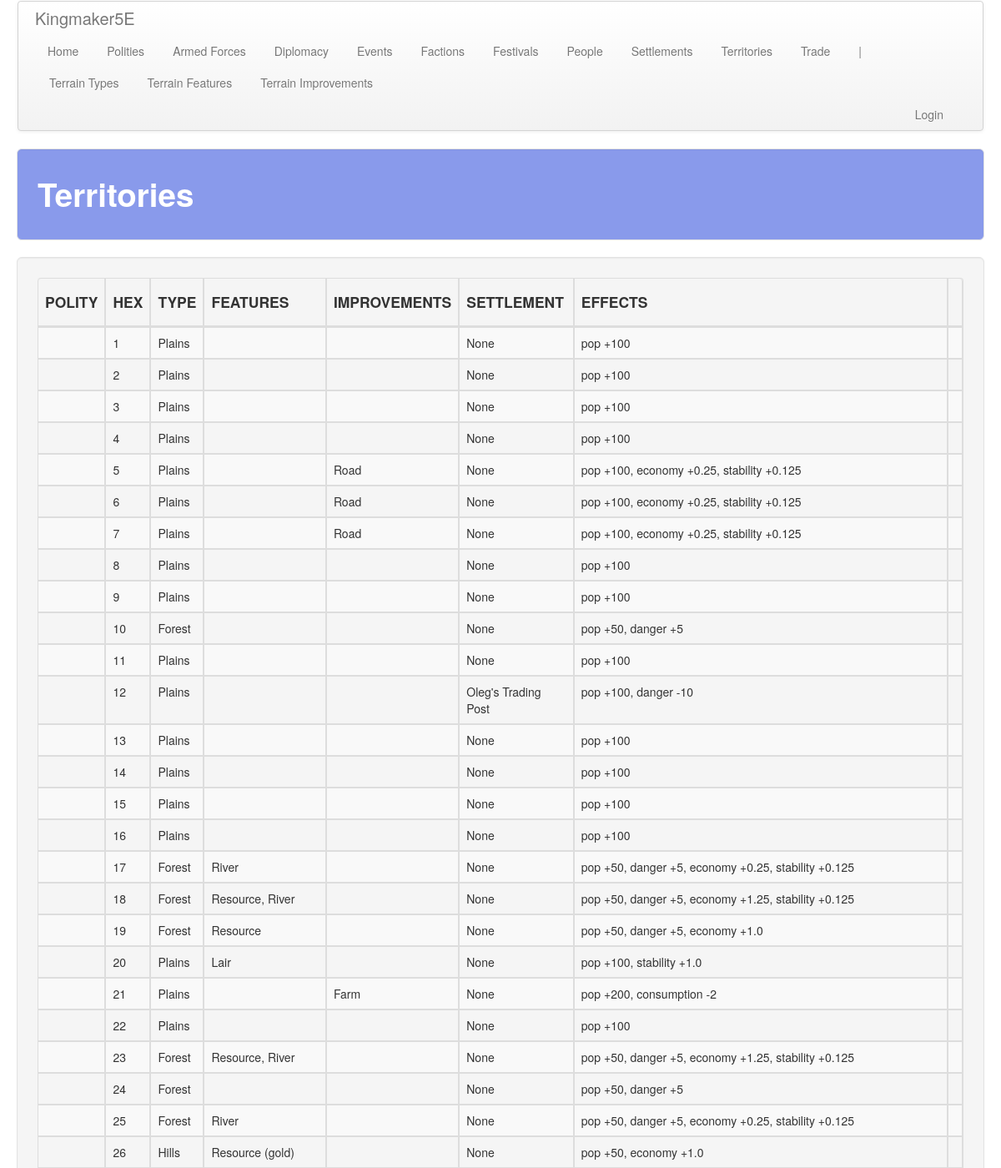
Page /territory/ (upper part) on the committed database.
### territory/models.py (models this page shows, shortened)
class Territory(models.Model):
    polity = models.ForeignKey(
        'polity.Polity', on_delete=models.SET_NULL, default=1,
        related_name='territory', related_query_name='territory',
        null=True, blank=True,
    )
    map = models.ForeignKey(
        Map, on_delete=models.CASCADE, default=1,
        related_name='territory', related_query_name='territory'
    )
    hex = models.IntegerField()
    type = models.ForeignKey(
        Type, on_delete=models.CASCADE, default=1,
        related_name='territory', related_query_name='territory'
    )
    features = models.ManyToManyField(
        Feature, related_name='territory', related_query_name='territory',
        blank=True,
    )
    improvements = models.ManyToManyField(
        Improvement, related_name='territory', related_query_name='territory',
        blank=True,
    )
    notes = models.TextField(blank=True, null=True)
    img = models.TextField(blank=True, null=True)

class Type(models.Model):
    name = models.CharField(max_length=default_max_length)
    pop_bonus = models.IntegerField(default=0)
    dan_bonus = models.IntegerField(default=0)
    exp_time = models.IntegerField(default=1)
    prep_time = models.IntegerField(default=1)
    prep_cost = models.IntegerField(default=1)
    farm_cost = models.IntegerField(default=1)
    road_cost = models.IntegerField(default=1)
    def __str__(self):
        return self.name

class Improvement(models.Model):
    name = models.CharField(max_length=default_max_length)
    pop_bonus = models.IntegerField(default=0)
    dan_bonus = models.IntegerField(default=0)
    eco_bonus = models.FloatField(default=0)
    loy_bonus = models.FloatField(default=0)
    sta_bonus = models.FloatField(default=0)
    fam_bonus = models.IntegerField(default=0)
    inf_bonus = models.IntegerField(default=0)
    def_bonus = models.IntegerField(default=0)
    con_bonus = models.IntegerField(default=0)
    inc_bonus = models.IntegerField(default=0)
    unr_bonus = models.IntegerField(default=0)
    cost_per_month = models.IntegerField(default=0)
    construction_time = models.IntegerField(default=0)
    exclusive = models.BooleanField()
    desc = models.TextField(default="")
    def __str__(self):
        return self.name

class Feature(models.Model):
    name = models.CharField(max_length=default_max_length)
    desc = models.TextField(default="", blank=True, null=True)
    pop_bonus = models.IntegerField(default=0)
    dan_bonus = models.IntegerField(default=0)
    eco_bonus = models.FloatField(default=0)
    loy_bonus = models.FloatField(default=0)
    sta_bonus = models.FloatField(default=0)
    def_bonus = models.IntegerField(default=0)
    con_bonus = models.IntegerField(default=0)
    inc_bonus = models.IntegerField(default=0)
    unr_bonus = models.IntegerField(default=0)
    def __str__(self):
        return self.name

### settlements/models.py (models this page shows, shortened)
class Settlement(models.Model):
    territory = models.ForeignKey(
        'territory.Territory', on_delete=models.SET_NULL,
        related_name='settlement', related_query_name='settlement',
        null=True, blank=True
    )
    name = models.CharField(max_length=default_max_length)
    capital = models.BooleanField(default=False)

### territory/views.py (the view)
# urls.py: path('', views.territories, name='territories'),
def territories(request):
    obj_plural = a_plural.replace(' ', '_')
    items = a_obj.objects.order_by('polity', 'hex', 'type')
    items = get_territory_effects(items)['territories']
    return render(
        request, '%s/%s.html' % (app_name, obj_plural),
        {'title': obj_plural.capitalize(), obj_plural: items}
    )

### common/settlements.py (called while the page is built, shortened)
def apply_deity_bonuses(building):
    if building.deity.name == "Great Church":
        if building.type.name.lower() == 'cathedral':
            building.loyalty += 4
            building.stability += 4
            building.unrest -= 4
            building.law += 2
        elif building.type.name.lower() == 'temple':
            building.loyalty += 2
            building.stability += 2
            building.unrest -= 2
        elif building.type.name.lower() == 'shrine':
            building.loyalty += 1
            building.unrest -= 1
    return {}

### common/utils.py (called while the page is built)
def get_signed_number(number):
    if number >= 0:
        s = '+%s' % number
    else:
        s = '-%s' % abs(number)
    return {'s': s}

### territory/templates/territory/territories.html (shortened to what this page needs)
<!DOCTYPE html>
{% extends 'territory/base.html' %}
{% load staticfiles %}
{% block table_header %}
    <th class="th_ccell"><h4>POLITY</h4></th>
    <th class="th_ccell"><h4>HEX</h4></th>
    <th class="th_ccell"><h4>TYPE</h4></th>
    <th class="th_ccell"><h4>FEATURES</h4></th>
    <th class="th_ccell"><h4>IMPROVEMENTS</h4></th>
    <th class="th_ccell"><h4>SETTLEMENT</h4></th>
    <th class="th_ccell"><h4>EFFECTS</h4></th>
    <th class="th_ccell"><h4></h4></th>
{% endblock %}
{% block table_body %}
    {% for territory in territories %}
        <tr>
            <td class="tb_lcell">{{ territory.polity.name }}</td>
            <td class="tb_ccell">{{ territory.hex }}</td>
            <td class="tb_ccell">{{ territory.type }}</td>
            <td class="tb_ccell">{{ territory.features.all|join:", " }}</td>
            <td class="tb_ccell">{{ territory.improvements.all|join:", " }}</td>
            <td class="tb_ccell">
                {% if territory.the_settlement %}
                    <div class="clickable-object" style="cursor: pointer;" data-href="{% url 'settlements:buildings' settlement_id=territory.the_settlement.pk %}">
                    {% if territory.the_settlement.capital %}
                        <img src="{% static 'img/glyphicons-halflings-211-king.png' %}" alt="My image"/>
                        <b>{{ territory.the_settlement.name }}</b>
                    {% else %}
                        {{ territory.the_settlement.name }}
                    {% endif %}
                    </div>
                {% else %}
                    None
                {% endif %}
            </td>
            <td class="tb_ccell">{{ territory.effects_summary }}</td>
            <td class="tb_ccell">
            </td>
        </tr>
    {% endfor %}
{% endblock %}

### static/css/custom.css (style rules this page uses)
.th_ccell { text-align: center; padding: 20px 20px 20px 20px; }
.tb_ccell { text-align: center; padding: 20px 20px 20px 20px; }
.tb_lcell { text-align: left; padding: 20px 20px 20px 20px; }

### static/css/hexagons.css (style rules this page uses)
* { margin: 0; padding: 0; }

### rows in the picture
Territory: hex "1", type "Plains", shows "None", effects_summary "pop +100"
Territory: hex "2", type "Plains", shows "None", effects_summary "pop +100"
Territory: hex "3", type "Plains", shows "None", effects_summary "pop +100"
Territory: hex "4", type "Plains", shows "None", effects_summary "pop +100"
Territory: hex "5", type "Plains", improvements.all "Road", shows "None", effects_summary "pop +100, economy +0.25, stability +0.125"
Territory: hex "6", type "Plains", improvements.all "Road", shows "None", effects_summary "pop +100, economy +0.25, stability +0.125"
Territory: hex "7", type "Plains", improvements.all "Road", shows "None", effects_summary "pop +100, economy +0.25, stability +0.125"
Territory: hex "8", type "Plains", shows "None", effects_summary "pop +100"
Territory: hex "9", type "Plains", shows "None", effects_summary "pop +100"
Territory: hex "10", type "Forest", shows "None", effects_summary "pop +50, danger +5"
Territory: hex "11", type "Plains", shows "None", effects_summary "pop +100"
Territory: hex "12", type "Plains", the_settlement.name "Oleg's Trading Post", effects_summary "pop +100, danger -10"
Territory: hex "13", type "Plains", shows "None", effects_summary "pop +100"
Territory: hex "14", type "Plains", shows "None", effects_summary "pop +100"
Territory: hex "15", type "Plains", shows "None", effects_summary "pop +100"
Territory: hex "16", type "Plains", shows "None", effects_summary "pop +100"
Territory: hex "17", type "Forest", features.all "River", shows "None", effects_summary "pop +50, danger +5, economy +0.25, stability +0.125"
Territory: hex "18", type "Forest", features.all "Resource, River", shows "None", effects_summary "pop +50, danger +5, economy +1.25, stability +0.125"
Territory: hex "19", type "Forest", features.all "Resource", shows "None", effects_summary "pop +50, danger +5, economy +1.0"
Territory: hex "20", type "Plains", features.all "Lair", shows "None", effects_summary "pop +100, stability +1.0"
Territory: hex "21", type "Plains", improvements.all "Farm", shows "None", effects_summary "pop +200, consumption -2"
Territory: hex "22", type "Plains", shows "None", effects_summary "pop +100"
Territory: hex "23", type "Forest", features.all "Resource, River", shows "None", effects_summary "pop +50, danger +5, economy +1.25, stability +0.125"
Territory: hex "24", type "Forest", shows "None", effects_summary "pop +50, danger +5"
Territory: hex "25", type "Forest", features.all "River", shows "None", effects_summary "pop +50, danger +5, economy +0.25, stability +0.125"
Territory: hex "26", type "Hills", features.all "Resource (gold)", shows "None", effects_summary "pop +50, economy +1.0"

### other values in the picture
{{ title }} "Territories"
